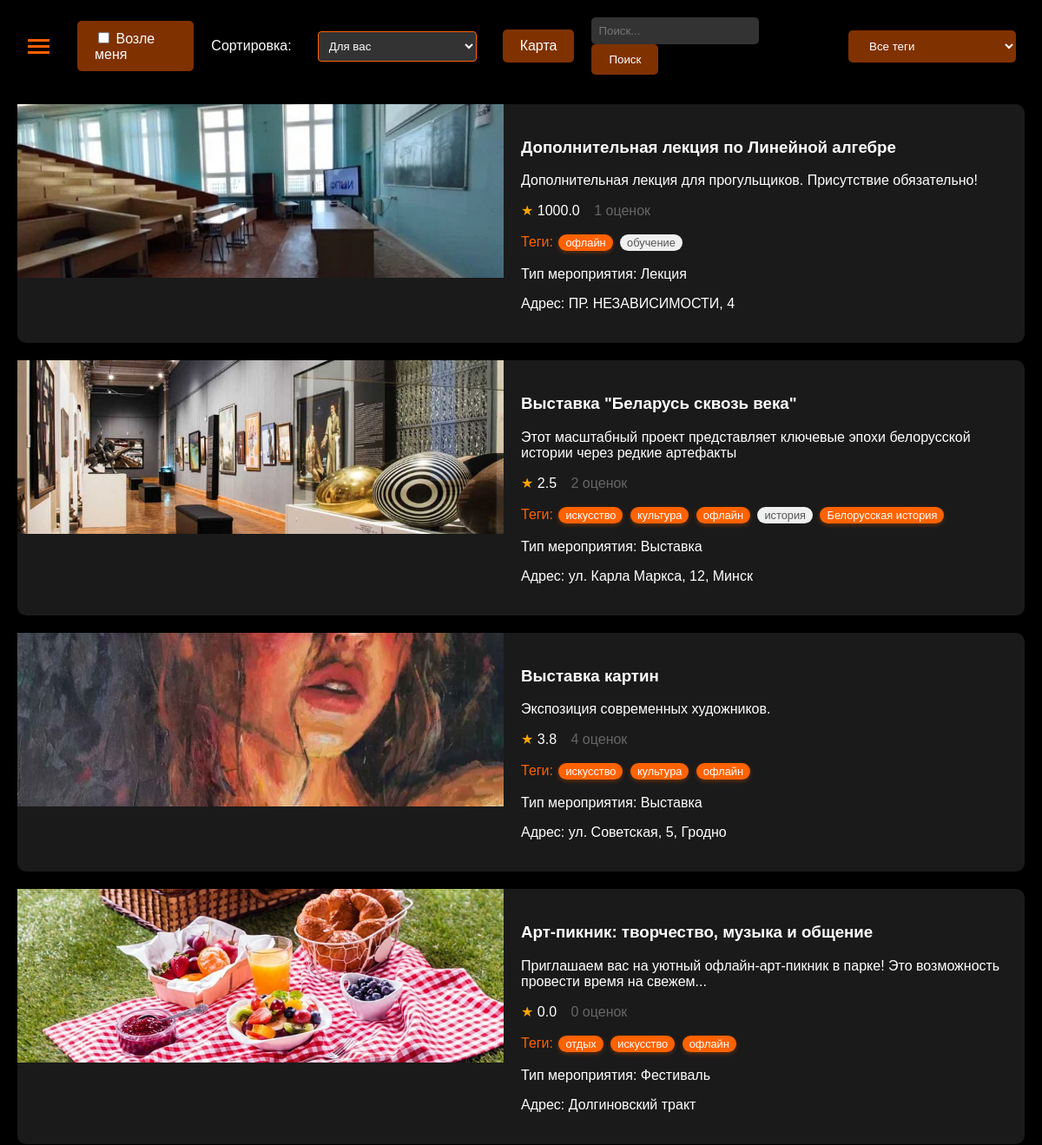
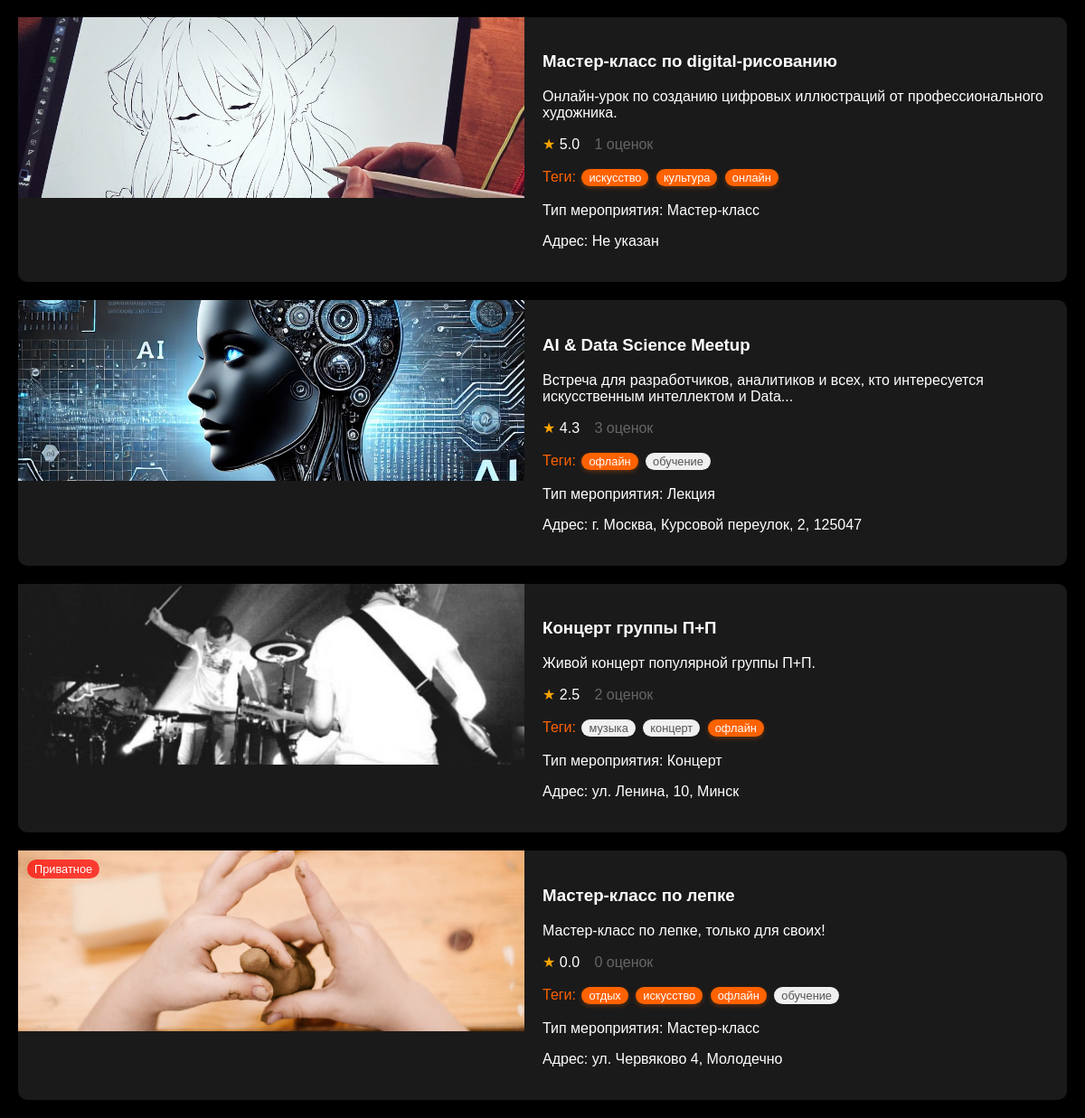
Screenshot of / (signed in) with the database file from the repository (2 pictures, top to bottom).
### app/app.py (models this page shows)
class Event(db.Model):
    id = db.Column(db.Integer, primary_key=True)
    title = db.Column(db.String(100), nullable=False)
    description = db.Column(db.Text, nullable=False)
    organizer_id = db.Column(db.Integer, db.ForeignKey('user.id'), nullable=False)
    format = db.Column(db.String(20), nullable=False)  # 'online' или 'offline'
    location_name = db.Column(db.String(200))  # Название места
    location_address = db.Column(db.String(200))  # Физический адрес
    online_info = db.Column(db.Text)  # Информация для онлайн мероприятий
    date_time = db.Column(db.DateTime, nullable=False)
    duration = db.Column(db.Integer, nullable=False)
    image_url = db.Column(db.String(200))
    lat = db.Column(db.Float)
    lng = db.Column(db.Float)
    event_type = db.Column(db.String(50))
    created_at = db.Column(db.DateTime, default=datetime.utcnow)
    is_active = db.Column(db.Boolean, default=True)
    is_private = db.Column(db.Boolean, default=False)
    password = db.Column(db.String(100))  # Пароль для приватных мероприятий
    organizer = db.relationship('User', backref='events')
    tags = db.relationship('Tag', secondary='event_tag', backref='events')
    personalities = db.Column(db.JSON)
    user_statuses = db.relationship(
        'UserEventStatus',
        backref=db.backref('event', lazy='joined'),
        lazy='dynamic'
    )
    @hybrid_property
    def average_rating(self):
        return db.session.query(func.avg(Rating.rating)).filter(
            Rating.event_id == self.id
        ).scalar() or 0.0
    @property
    def ratings_count(self):
        return Rating.query.filter_by(event_id=self.id).count()
    @hybrid_property
    def views_count(self):
        return EventView.query.filter_by(event_id=self.id).count()
    @property
    def distance(self):
        return getattr(self, '_distance', None)
    @distance.setter
    def distance(self, value):
        self._distance = value

class Tag(db.Model):
    id = db.Column(db.Integer, primary_key=True)
    name = db.Column(db.String(50), unique=True, nullable=False)

### app/app.py (the view, shortened to what this page needs)
@app.route('/', methods=['GET'])
def home():
    search_query = request.args.get('search', '').strip()
    selected_tag = request.args.get('tag', '').strip()
    selected_sort = request.args.get('sort', 'recommended' if 'username' in session else 'newest').strip()
    query = Event.query.filter_by(is_active=True)
    user_coords = None
    if search_query:
        query = query.filter(
            (Event.title.ilike(f'%{search_query}%')) |
            (Event.description.ilike(f'%{search_query}%')) |
            (Event.tags.any(Tag.name.ilike(f'%{search_query}%')))
        )
    if selected_tag:
        tag = Tag.query.filter_by(name=selected_tag).first()
        if tag:
            query = query.join(Event.tags).filter(Tag.id == tag.id)
    if selected_sort == 'recommended' and 'username' in session:
        user = User.query.filter_by(username=session['username']).first()
        if user:
            user_coords = None
            if 'nearby' in request.args:
                try:
                    lat_str, lng_str = request.args['nearby'].split(',')
                    user_coords = (float(lat_str), float(lng_str))
                except:
                    pass
            recommended = user.calculate_recommendation_scores(user_coords)
            events = [e for e, _ in recommended]
            if search_query:
                events = [e for e in events
                        if search_query.lower() in e.title.lower()
                        or search_query.lower() in e.description.lower()
                        or any(search_query.lower() in tag.name.lower() for tag in e.tags)]
            if selected_tag:
                events = [e for e in events
                        if any(tag.name == selected_tag for tag in e.tags)]
        else:
            events = query.order_by(Event.created_at.desc()).all()
    filtered_events = []
    for event in events:
        if user_coords and event.lat and event.lng:
            distance = haversine(user_coords[0], user_coords[1], event.lat, event.lng)
            if distance <= 20:
                event.distance = distance
                filtered_events.append(event)
        else:
            event.distance = None
            filtered_events.append(event)
    if user_coords:
        events = [e for e in filtered_events if e.distance is not None]
    else:
        events = filtered_events
    tags = Tag.query.all()
    return render_template('index.html',
                         posts=events,
                         nearby_filter_active='nearby' in request.args,
                         tags=tags,
                         search_query=search_query,
                         selected_tag=selected_tag,
                         selected_sort=selected_sort)

### app/app.py (called while the page is built, shortened)
@app.before_request
def make_session_permanent():
    session.permanent = True

@app.context_processor
def inject_nearby_status():
    return {'nearby_filter_active': 'nearby' in request.args}

@app.context_processor
def inject_validation_counts():
    return {}

@app.context_processor
def inject_notifications():
    notifications = {}
    if 'username' in session:
        user = User.query.filter_by(username=session['username']).first()
        if user:
            notifications['pending_friend_requests'] = Friendship.query.filter_by(
                friend_id=user.id,
                status='pending'
            ).count()
            notifications['unread_invitations'] = Recommendation.query.filter_by(
                receiver_id=user.id,
            ).count()
    return notifications

@app.context_processor
def inject_user():
    if 'username' in session:
        user = User.query.filter_by(username=session['username']).first()
        return {'current_user': user}
    return {}

    @property
    def unread_event_ids(self):
        return [n.event_id for n in self.notifications if not n.is_read]

    @property
    def friends(self):
        sent = [f.receiver for f in self.sent_requests if f.status == 'accepted']
        received = [f.sender for f in self.received_requests if f.status == 'accepted']
        return list(set(sent + received))

### app/templates/index.html (shortened to what this page needs)
<!DOCTYPE html>
<html>
<head>
    <link rel="stylesheet" href="{{ url_for('static', filename='styles.css') }}">
</head>
<body>
    <div class="header">
            <div class="menu-icon" onclick="toggleSidebar()">
                <span></span>
                <span></span>
                <span></span>
            </div>
        <div class="menu-buttons">
            <label class="menu-btn">
                <input type="checkbox" id="nearbyToggle"
                    onchange="toggleNearbyFilter(this)"
                    {% if nearby_filter_active %}checked{% endif %}>
                Возле меня
            </label>
            <span style="color: white; margin-right: 10px;">Сортировка:</span>
            <select class="menu-btn" id="sortSelector" onchange="applySorting(this.value)">
                {% if session.username %}
                    <option value="recommended"
                        {% if selected_sort == 'recommended' %}selected{% endif %}>
                        Для вас
                    </option>
                {% endif %}
            </select>
            <a href="{{ url_for('show_map') }}" class="menu-btn">Карта</a>
            <div class="search-container">
                <form method="GET" action="/">
                    <input class="search-input" type="text" name="search" placeholder="Поиск..." value="{{ search_query|default('') }}">
                        <button class="menu-btn" type="submit">Поиск</button>
                </form>
            </div>
            <select class="menu-btn" onchange="filterPosts('tag', this.value)">
                <option value="">Все теги</option>
            </select>
        </div>
    </div>
    <div class="posts-container">
        {% for post in posts %}
            {% with event=post %}
                {% include 'post.html' %}
            {% endwith %}
        {% endfor %}
    </div>
</body>
</html>

### app/templates/post.html (shortened to what this page needs)
<div class="post"
                 data-event-id="{{ post.id }}"
                 data-organizer-id="{{ post.organizer.id }}"
                 data-title="{{ post.title | escape }}"
                 data-description="{{ post.description | escape }}"
                 data-location-name="{{ post.location_name | escape if post.location_name else '' }}"
                 data-tags="{{ post.tags|map(attribute='name')|join(', ') | escape }}"
                 data-event-type="{{ post.event_type | escape }}"
                 data-location-address="{{ post.location_address | escape if post.location_address else '' }}"
                 data-lat="{{ post.lat | default(0) }}"
                 data-lng="{{ post.lng | default(0) }}"
                 data-image-url="{{ post.image_url | default('', true) | escape }}"
                 data-is-private="{{ 'true' if post.is_private else 'false' }}"
                 data-format="{{ post.format }}"
                 data-online-info="{{ post.online_info | escape if post.online_info else '' }}"
                 data-date-time="{{ post.date_time.strftime('%Y-%m-%dT%H:%M:%S') }}"
                 data-duration="{{ post.duration }}"
                 data-organizer-username="{{ post.organizer.username }}"
                 data-personalities="{{ post.personalities | tojson | forceescape }}"
                 onclick="handlePostClick(this)">
            {% if post.is_private %}
                <div class="private-badge">Приватное</div>
            {% endif %}
                <img class="post-image"
                    src="{{ url_for('static', filename=post.image_url) if post.image_url else url_for('static', filename='images/no-image.jpg') }}"
                    alt="{{ post.title }}"
                    onerror="this.onerror=null;this.src='{{ url_for('static', filename='images/no-image.jpg') }}'">
                <div class="post-content">
                    <h3>{{ post.title }}</h3>
                    <p>{{ post.description|truncate(100) }}</p>
                    <p class="rating">
                        <span class="star" style="color: #ffa500;">★</span>
                        <span class="average-rating" style="margin-right: 12px;">{{ "%.1f"|format(post.average_rating) }}</span>
                        <span class="ratings-count" style="color: #666666;"> {{ post.ratings_count }} оценок</span>
                    </p>
                    <p class="tags">Теги:
                        {% for tag in post.tags %}
                            <span class="tag
                                {% if session.username %}
                                    {% if tag in current_user.favorite_tags %}favorite-tag{% endif %}
                                {% endif %}">
                                {{ tag.name }}
                            </span>
                        {% endfor %}
                    </p>
                    <p>Тип мероприятия: {{ post.event_type }}</p>
                    <p>Адрес: {{ post.location_address if post.location_address else 'Не указан' }}</p>
                </div>
</div>

### app/static/styles.css (style rules this page uses)
body { margin: 0; padding: 0; background: #000000; color: #ffffff; font-family: Arial, sans-serif; }
.header { background: rgba(0, 0, 0, 0.8); padding: 20px; display: flex; align-items: center; justify-content: space-between; position: fixed; width: 100%; top: 0; z-index: 1000; }
.menu-icon { cursor: pointer; padding: 12px; position: relative; z-index: 1000; }
.menu-icon span { display: block; width: 25px; height: 3px; background: #ff6200; margin: 4px 0; transition: all 0.3s ease; }
.menu-buttons { display: flex; gap: 20px; align-items: center; }
.menu-btn { padding: 10px 20px; background: rgba(255, 98, 0, 0.5); border: none; color: white; cursor: pointer; border-radius: 5px; transition: background 0.3s ease; text-decoration: none; }
.search-container { display: flex; gap: 10px; }
.search-input { padding: 8px; background: #333333; border: none; color: white; border-radius: 5px; }
.posts-container { margin-top: 100px; padding: 20px; display: grid; gap: 20px; }
.post { display: flex; background: #1a1a1a; border-radius: 10px; overflow: hidden; cursor: pointer; transition: transform 0.2s; position: relative; overflow: visible !important; }
.post-image { width: 50%; height: 200px; object-fit: cover; position: sticky; top: 0; }
.post-content { width: 50%; padding: 20px; }
.tags { color: #ff6200; }
.tag { display: inline-block; background-color: #f0f0f0; padding: 2px 8px; margin: 2px; border-radius: 12px; font-size: 0.8em; color: #555; transition: all 0.3s ease; }
.tag.favorite-tag { background-color: #ff6200; color: white; box-shadow: 0 2px 5px rgba(255, 98, 0, 0.3); }
.private-badge { position: absolute; top: 10px; left: 10px; background: rgba(255, 0, 0, 0.7); color: white; padding: 3px 8px; border-radius: 12px; font-size: 0.8em; z-index: 10; }
.header .menu-btn:last-child { margin-right: 50px; }
#sortSelector { margin-right: 10px; background: #333; color: white; border: 1px solid #ff6200; padding: 8px; border-radius: 4px; }
#sortSelector option { background: #1a1a1a; color: #fff; }
.menu-buttons { display: flex; align-items: center; }
.menu-icon { cursor: pointer; padding: 12px; position: relative; z-index: 1000; margin-right: 20px; }

### rows the page displays
Event: image_url (picture), title "Дополнительная лекция по Линейной алгебре", description "Дополнительная лекция для прогульщиков. Присутствие обязательно!", average_rating "1000.0", ratings_count "1", event_type "Лекция", location_address "ПР. НЕЗАВИСИМОСТИ, 4"
Tag: name "офлайн"
Tag: name "обучение"
Event: image_url (picture), title "Выставка \"Беларусь сквозь века\"", description "Этот масштабный проект представляет ключевые эпохи белорусской истории через редкие артефакты", average_rating "2.5", ratings_count "2", event_type "Выставка", location_address "ул. Карла Маркса, 12, Минск"
Tag: name "искусство"
Tag: name "культура"
Tag: name "история"
Tag: name "Белорусская история"
Event: image_url (picture), title "Выставка картин", description "Экспозиция современных художников.", average_rating "3.8", ratings_count "4", event_type "Выставка", location_address "ул. Советская, 5, Гродно"
Event: image_url (picture), title "Арт-пикник: творчество, музыка и общение", description "Приглашаем вас на уютный офлайн-арт-пикник в парке! Это возможность провести время на свежем...", average_rating "0.0", ratings_count "0", event_type "Фестиваль", location_address "Долгиновский тракт"
Tag: name "отдых"
Event: image_url (picture), title "Мастер-класс по digital-рисованию", description "Онлайн-урок по созданию цифровых иллюстраций от профессионального художника.", average_rating "5.0", ratings_count "1", event_type "Мастер-класс", location_address "Не указан"
Tag: name "онлайн"
Event: image_url (picture), title "AI & Data Science Meetup", description "Встреча для разработчиков, аналитиков и всех, кто интересуется искусственным интеллектом и Data...", average_rating "4.3", ratings_count "3", event_type "Лекция", location_address "г. Москва, Курсовой переулок, 2, 125047"
Event: image_url (picture), title "Концерт группы П+П", description "Живой концерт популярной группы П+П.", average_rating "2.5", ratings_count "2", event_type "Концерт", location_address "ул. Ленина, 10, Минск"
Tag: name "музыка"
Tag: name "концерт"
Event: is_private "Приватное", image_url (picture), title "Мастер-класс по лепке", description "Мастер-класс по лепке, только для своих!", average_rating "0.0", ratings_count "0", event_type "Мастер-класс", location_address "ул. Червяково 4, Молодечно"
